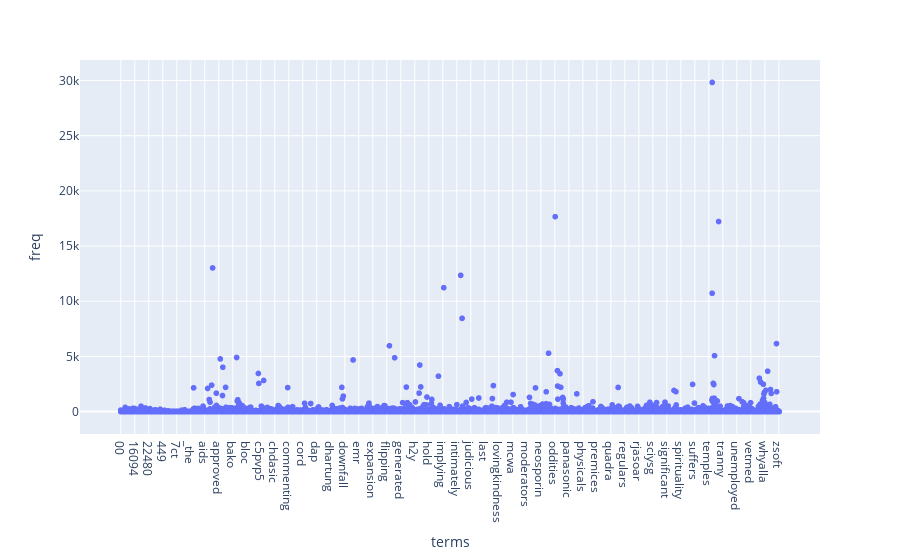

This figure's notebook cell:
### Code cell
fig = px.scatter(data,x='terms', y="freq")
fig.show()

### Figure 1 — Plotly figure (JSON) as saved in the notebook; plotly's stock layout.template omitted (floating-point values rounded to 4 significant figures; data arrays with more than 128 entries replaced by an {"elided": "..."} marker saying what was removed)
{"data": [{"hovertemplate": "terms=%{x}<br>freq=%{y}<extra></extra>", "legendgroup": "", "marker": {"color": "#636efa", "symbol": "circle"}, "mode": "markers", "name": "", "showlegend": false, "type": "scattergl", "x": {"elided": "35788 str values"}, "xaxis": "x", "y": {"elided": "35788 int values"}, "yaxis": "y"}], "layout": {"legend": {"tracegroupgap": 0}, "margin": {"t": 60}, "xaxis": {"anchor": "y", "domain": [0, 1], "title": {"text": "terms"}}, "yaxis": {"anchor": "x", "domain": [0, 1], "title": {"text": "freq"}}}}
